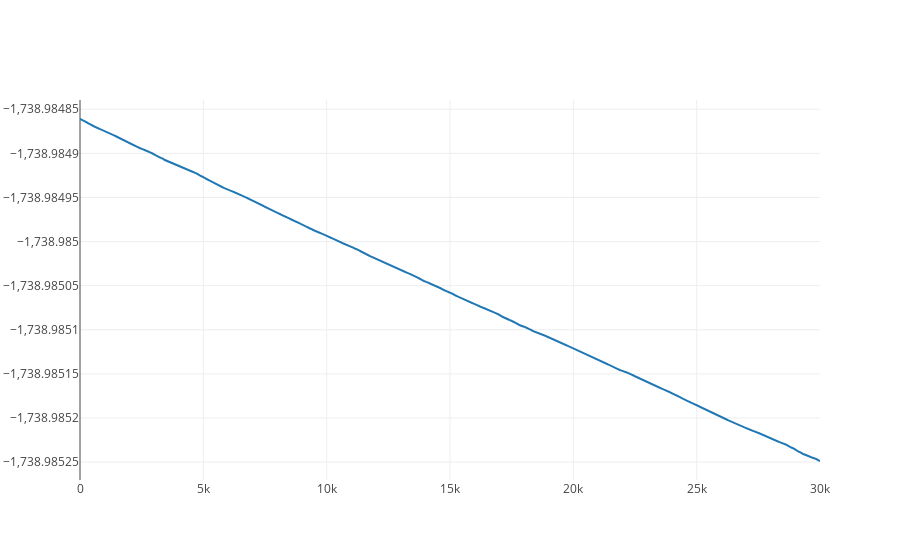

The code cell stored with this chart in its notebook:
### Code cell
plotly.iplot([
  go.Scatter(
        x=list(range(len(m.training_loss[-30000:]))),
        y=m.training_loss[-30000:],
        mode='lines'
    )
])

### Figure 1 — Plotly figure (JSON) as saved in the notebook; plotly's stock layout.template omitted (floating-point values rounded to 4 significant figures; data arrays with more than 128 entries replaced by an {"elided": "..."} marker saying what was removed)
{"data": [{"mode": "lines", "type": "scatter", "x": {"elided": "30000 int values"}, "y": {"elided": "30000 float values"}}], "layout": {}}
